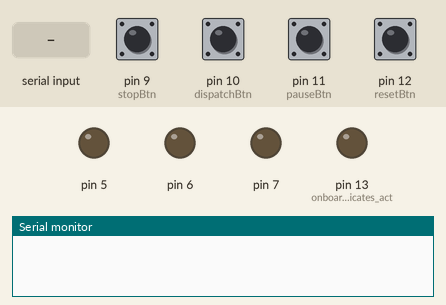
Recording of a sketch running on a simulated Arduino Uno, built with avr-gcc and run on an emulated ATmega328P. Shown: output pins drawn as LEDs (lit = HIGH), the last lines printed to the serial monitor. The test bench sets the inputs (shaded band); at power-on: pin 9 (stopBtn), pin 10 (dispatchBtn), pin 11 (pauseBtn), pin 12 (resetBtn) HIGH. Pins used as bus, display or sensor lines are not drawn.

Above: at 1.2 s.
1.3 s: pin 9 (stopBtn) pulled LOW for 0.15 s
At 1.9 s:
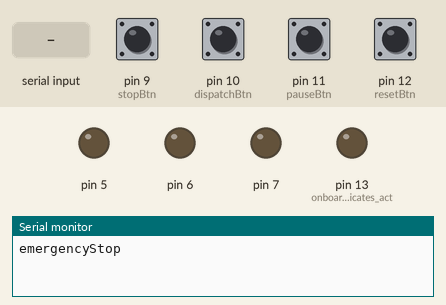
2.9 s: "30,150\n" received over Serial
4.4 s: pin 10 (dispatchBtn) pulled LOW for 0.15 s
At 5.4 s:
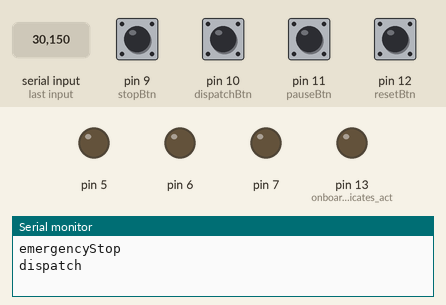
6.0 s: "200\n" received over Serial
7.5 s: pin 11 (pauseBtn) pulled LOW for 0.15 s
At 7.8 s:
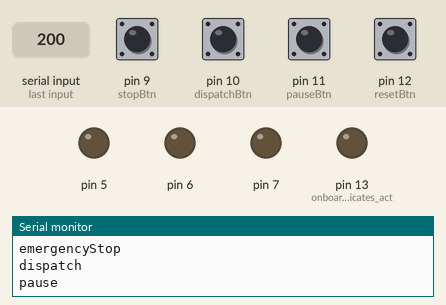
9.1 s: pin 12 (resetBtn) pulled LOW for 0.15 s
At 10.2 s:
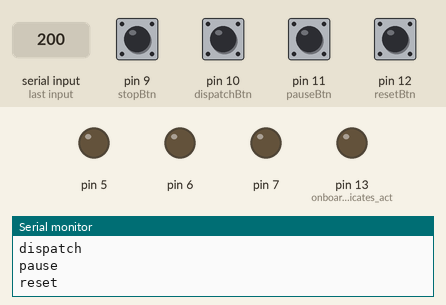
Timing chart, 0 to 11.7 s (numbered marks = the images above; inputs shaded):
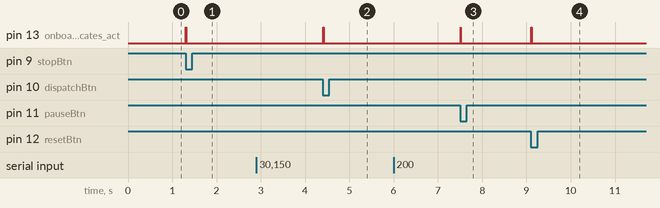

The sketch:

ArduinoSwitches.ino
```cpp
/*
 * ArduinoSwitches.ino
 * sends switch presses to RemoteControl.py
   switches connected to pins 9 through 12
 * displays received state info
 * States are: ready, running, paused, emergency stop
 * LED indicators connecteed to pins 4 through 7
 */

#include <Bounce.h>

const byte debounceT = 10; // max bounce duration in milliseconds

 int firstOutPin = 4; // indicators connected to pins starting from here
 int nbrOutpins = 4; // number of indicators

 Bounce stopBtn     = Bounce( 9, debounceT);
 Bounce dispatchBtn = Bounce(10, debounceT);
 Bounce pauseBtn    = Bounce(11, debounceT);
 Bounce resetBtn    = Bounce(12, debounceT);

void setup() {
  Serial.begin(57600);
  for(int i = 0; i <nbrOutpins; i++ ) {
      pinMode(i+firstOutPin, OUTPUT);
  }
  for(int i=9; i < 13; i++) {
    pinMode(i, INPUT_PULLUP);
  }
  pinMode(13, OUTPUT); // onboard LED indicates activity (only needed for debug)
}

void loop() {
  if(stopBtn.update() && stopBtn.fallingEdge()) {
       send("emergencyStop");
   }
   else if(dispatchBtn.update() && dispatchBtn.fallingEdge()) {
       send("dispatch");
   }
   else if(pauseBtn.update() && pauseBtn.fallingEdge()) {
       send("pause");
   }
   else if(resetBtn.update() && resetBtn.fallingEdge()) {
       send("reset");
   }
   if(Serial.available()) {
      digitalWrite(13, HIGH);  // faint light on LED if receiving status updates
      byte c = Serial.read() - '0';
      digitalWrite(13, LOW);
      for(int i = 0; i <nbrOutpins; i++ ) {
          digitalWrite(i+firstOutPin, i == c);
      }
   }
}

void send( char *msg) {
   digitalWrite(13, HIGH);
   Serial.println(msg);
   delay(10);  // short delay to flash LED showing button press has been sent
   digitalWrite(13, LOW);
}
```

Measured:
- after the input at 1.3 s, pin 13 (onboard_LED_indicates_act): LOW → HIGH at once, → LOW 0.01 s later
- after the input at 4.4 s, pin 13 (onboard_LED_indicates_act): LOW → HIGH at once, → LOW 0.01 s later
- after the input at 7.5 s, pin 13 (onboard_LED_indicates_act): LOW → HIGH at once, → LOW 0.01 s later
- after the input at 9.1 s, pin 13 (onboard_LED_indicates_act): LOW → HIGH at once, → LOW 0.01 s later
